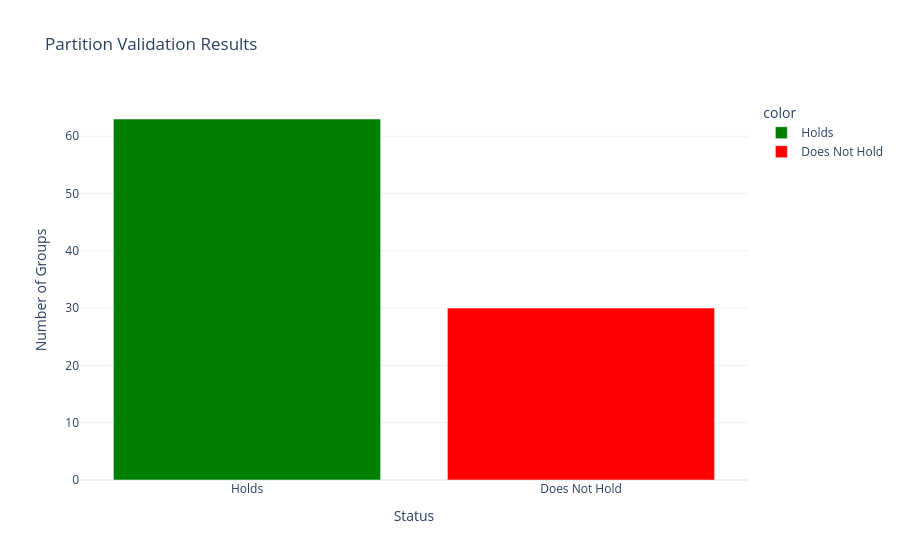

Here is the notebook cell this chart was saved with:
### Code cell
import warnings

warnings.filterwarnings('ignore')

df_pd = df[v_cols].sample(n=120000, seed=42).to_pandas()
corr_matrix = df_pd.corr(method='pearson').abs()

results = []
measurable = 0
holds = 0
does_not_hold = 0

for group in subgroups:
    if len(group) <= 1:
        continue
        
    measurable += 1
    
    internal_corrs = []
    for i in range(len(group)):
        for j in range(i+1, len(group)):
            internal_corrs.append(corr_matrix.loc[group[i], group[j]])
    min_inside = min(internal_corrs)
    
    family_cols = set(missingness_map[group[0]])
    external_cols = list(family_cols - set(group))
    
    if not external_cols:
        holds += 1
        continue
        
    external_corrs = []
    for c_in in group:
        for c_out in external_cols:
            external_corrs.append(corr_matrix.loc[c_in, c_out])
    max_outside = max(external_corrs)
    
    if min_inside >= max_outside:
        holds += 1
    else:
        does_not_hold += 1
        results.append({
            "Group": "+".join(group) if len(group) <= 4 else f"{group[0]}+{group[1]}+{group[2]}…+{group[-1]}",
            "Size": len(group),
            "min inside": min_inside,
            "max outside": max_outside
        })

share = holds / measurable * 100 if measurable > 0 else 0

fig = px.bar(x=["Holds", "Does Not Hold"], y=[holds, does_not_hold], 
             title="Partition Validation Results",
             labels={'x': 'Status', 'y': 'Number of Groups'}, 
             color=["Holds", "Does Not Hold"], 
             color_discrete_map={"Holds": "green", "Does Not Hold": "red"},
             template="plotly_white")
fig.show()

summary = (
    f"| Metric | Value |\n"
    f"| --- | ---: |\n"
    f"| Measurable Groups | {measurable} |\n"
    f"| Hold | **{holds}** |\n"
    f"| Do not hold | **{does_not_hold}** |\n"
    f"| Share holding | **{share:.1f}%** |\n"
)
display(Markdown(summary))

### Figure 1 — Plotly figure (JSON) as saved in the notebook; plotly's stock layout.template omitted (floating-point values rounded to 4 significant figures)
{"data": [{"hovertemplate": "color=Holds<br>Status=%{x}<br>Number of Groups=%{y}<extra></extra>", "legendgroup": "Holds", "marker": {"color": "green", "pattern": {"shape": ""}}, "name": "Holds", "orientation": "v", "showlegend": true, "textposition": "auto", "type": "bar", "x": ["Holds"], "xaxis": "x", "y": [63], "yaxis": "y"}, {"hovertemplate": "color=Does Not Hold<br>Status=%{x}<br>Number of Groups=%{y}<extra></extra>", "legendgroup": "Does Not Hold", "marker": {"color": "red", "pattern": {"shape": ""}}, "name": "Does Not Hold", "orientation": "v", "showlegend": true, "textposition": "auto", "type": "bar", "x": ["Does Not Hold"], "xaxis": "x", "y": [30], "yaxis": "y"}], "layout": {"barmode": "relative", "legend": {"title": {"text": "color"}, "tracegroupgap": 0}, "title": {"text": "Partition Validation Results"}, "xaxis": {"anchor": "y", "domain": [0, 1], "title": {"text": "Status"}}, "yaxis": {"anchor": "x", "domain": [0, 1], "title": {"text": "Number of Groups"}}}}
